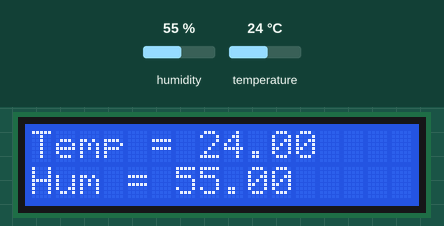
Simulated run of this sketch. Board: Arduino Uno, built with avr-gcc and run on an emulated ATmega328P. On the bench: 16×2 character LCD. Inputs (shaded band) come from the test bench; at power-on: humidity 55 %, temperature 24 °C. What the sketch prints to the serial monitor is not drawn.

Above: at 1.2 s.
1.3 s: humidity set to 22 %
At 2.1 s:
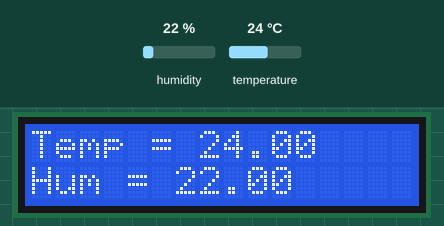
3.2 s: temperature set to 12 °C
At 4.5 s:
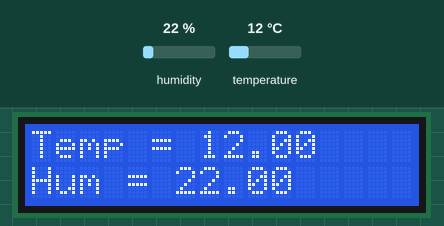
4.8 s: humidity set to 40 %
At 5.7 s:
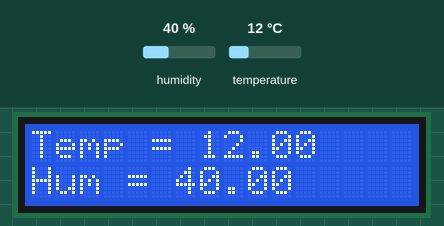
6.5 s: temperature set to 19 °C
At 6.9 s:
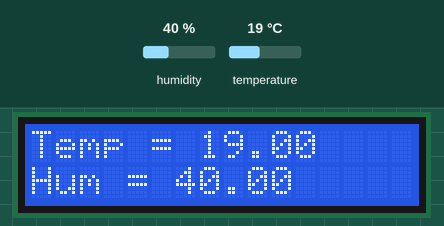
Timing chart, 0 to 9.1 s (numbered marks = the images above; inputs shaded):
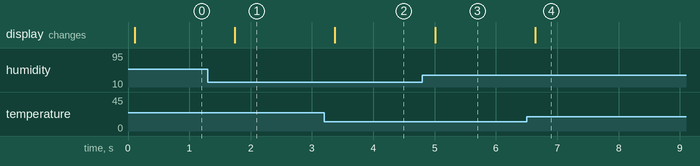

Measured:
- after the input at 1.3 s, the display: changes after 0.44 s (image 1)
- after the input at 3.2 s, the display: changes after 0.17 s (image 2)
- after the input at 4.8 s, the display: changes after 0.21 s (image 3)
- after the input at 6.5 s, the display: changes after 0.14 s (image 4)

The sketch:

sht31lcd.ino
```cpp
//You need to add the adafruit sht31 library, this is available in the library manager

#include <Wire.h>
#include <LiquidCrystal.h>
#include "Adafruit_SHT31.h"

//setup for the LCD keypad shield
LiquidCrystal lcd(8, 9, 4, 5, 6, 7);
Adafruit_SHT31 sht31 = Adafruit_SHT31();

void setup()
{
  //init serial for some debug
  Serial.begin(9600);
  Serial.println("Light Sensor Test");
  //init sht31
  if (! sht31.begin(0x44))
  {
    Serial.println("Couldn't find SHT31");
    while (1) delay(1);
  }
  //init LCD
  lcd.begin(16,2);
  //line 1 - temperature
  lcd.setCursor(0,0);
  lcd.print("Temp = ");
  //line 2 - humidity
  lcd.setCursor(0,1);
  lcd.print("Hum = ");
}

void loop()
{
  // put your main code here, to run repeatedly:
  float t = sht31.readTemperature();
  float h = sht31.readHumidity();
  //display temperature on lcd
  if (! isnan(t))
  {
    lcd.setCursor(0,0);
    lcd.print("Temp = ");
    lcd.print(t);
  }
  else
  {
    Serial.println("Failed to read temperature");
  }
  //display humidity on lcd
  if (! isnan(h))
  {
    lcd.setCursor(0,1);
    lcd.print("Hum = ");
    lcd.print(h);
  }
  else
  {
    Serial.println("Failed to read humidity");
  }
  Serial.println();
  delay(500);
}
```
